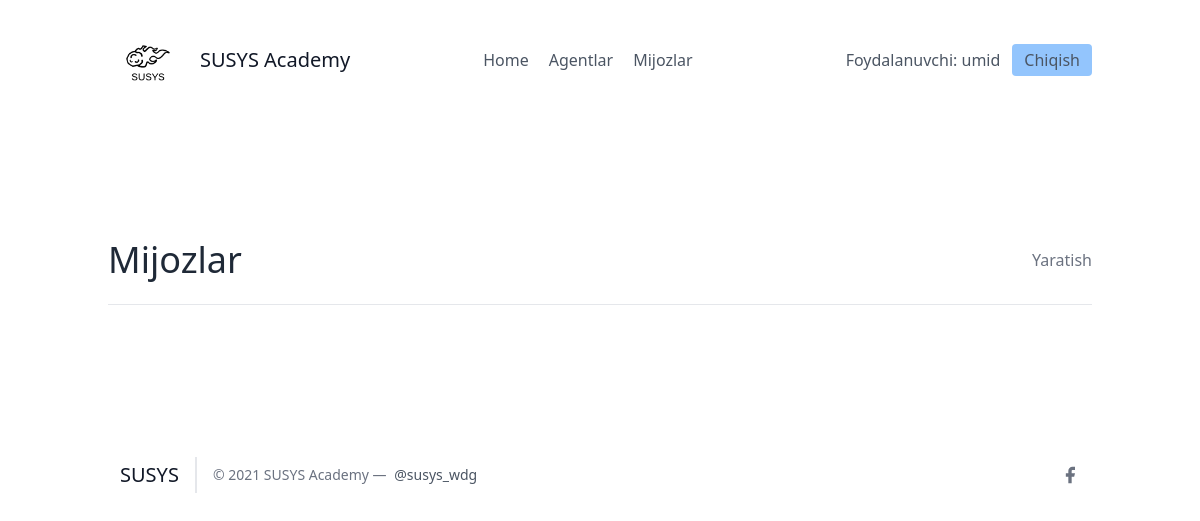
/leads/ (signed in), run on an earlier commit of the app's database.
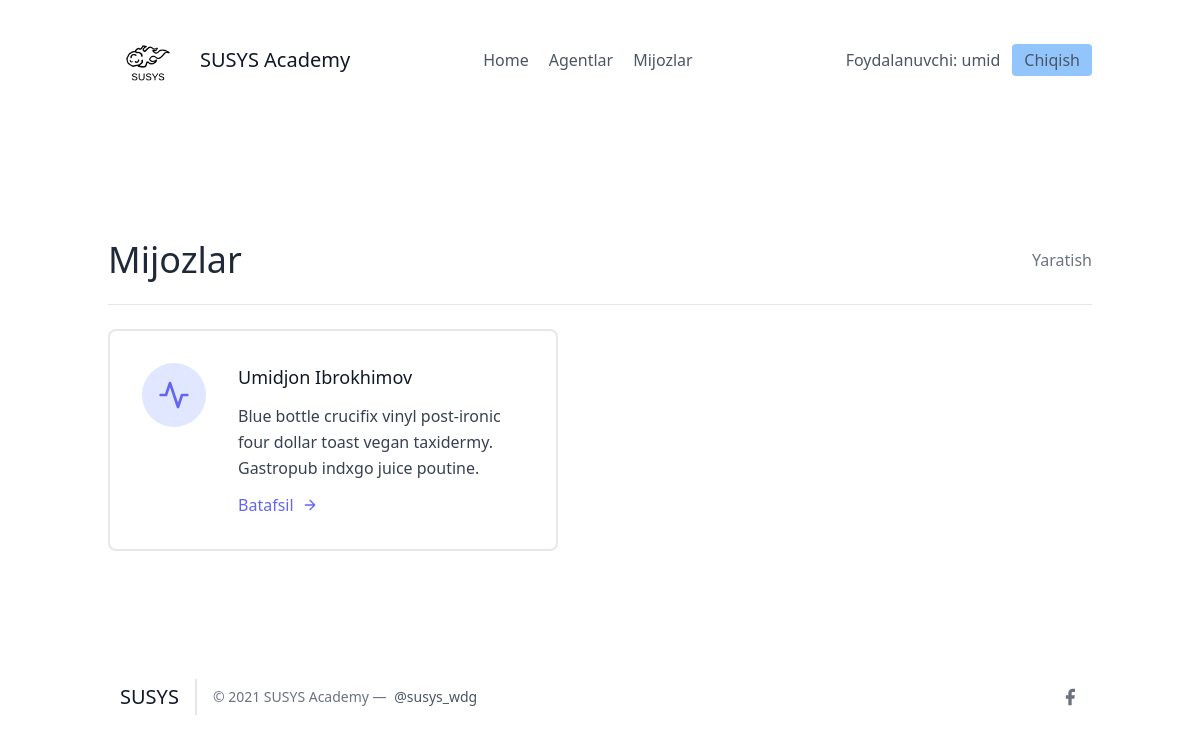
And on a later commit of the database.
### leads/models.py (models this page shows, shortened)
class Lead(models.Model):
    ismi = models.CharField(max_length=20)
    familiyasi = models.CharField(max_length=20)
    yoshi = models.IntegerField(default=0)
    organisation = models.ForeignKey(UserProfile, on_delete=models.CASCADE)
    agent = models.ForeignKey("Agent", null=True, blank=True, on_delete=models.SET_NULL)

### leads/views.py (the view)
# urls.py: path('', LeadListView.as_view(), name="lead-list"),
class LeadListView(LoginRequiredMixin, ListView):
    template_name = "leads/leads_list.html"
    context_object_name = "leads"
    def get_queryset(self):
        user = self.request.user
        if user.is_organisor:
            queryset = Lead.objects.filter(organisation=user.userprofile)
        else:
            queryset = Lead.objects.filter(organisation=user.agent.organisation)
            queryset = queryset.filter(agent__user = self.request.user)
        return queryset
    def get_context_data(self, **kwargs):
        context = super(LeadListView, self).get_context_data(**kwargs)
        user = self.request.user
        if user.is_organisor:
            queryset = Lead.objects.filter(
                organisation = user.userprofile,
                agent__isnull = True
            )
            context.update({
                "unassigned_leads": queryset
            })
        return context

### leads/templates/leads/leads_list.html (shortened to what this page needs)
{% extends "base.html" %}
{% block content %}
<section class="text-gray-700 body-font">
    <div class="container px-5 py-24 mx-auto flex flex-wrap">
        <div class="w-full mb-6 py-6 flex justify-between items-center border-b border-gray-200">
            <div>
                <h1 class="text-4xl text-gray-800">Mijozlar</h1>
            </div>
            {% if request.user.is_organisor %}
            <div>
                <a class="text-gray-500 hover:text-blue-500" href="{% url 'leads:lead-create' %}">
                    Yaratish
                </a>
            </div>
            {% endif %}
        </div>
        <div class="flex flex-wrap -m-4">
            {% for lead in leads %}
            <div class="p-4 lg:w-1/2 md:w-full">
                <div class="flex border-2 rounded-lg border-gray-200 p-8 sm:flex-row flex-col">
                    <div class="w-16 h-16 sm:mr-8 sm:mb-0 mb-4 inline-flex items-center justify-center rounded-full bg-indigo-100 text-indigo-500 flex-shrink-0">
                        <svg fill="none" stroke="currentColor" stroke-linecap="round" stroke-linejoin="round" stroke-width="2" class="w-8 h-8" viewBox="0 0 24 24">
                            <path d="M22 12h-4l-3 9L9 3l-3 9H2"></path>
                        </svg>
                    </div>
                    <div class="flex-grow">
                        <h2 class="text-gray-900 text-lg title-font font-medium mb-3">
                            {{ lead.ismi }} {{ lead.familiyasi }}
                        </h2>
                        <p class="leading-relaxed text-base">
                            Blue bottle crucifix vinyl post-ironic four dollar toast vegan taxidermy. Gastropub indxgo juice poutine.
                        </p>
                        <a href="{% url 'leads:detallar' lead.pk %}" class="mt-3 text-indigo-500 inline-flex items-center">
                            Batafsil
                            <svg fill="none" stroke="currentColor" stroke-linecap="round" stroke-linejoin="round" stroke-width="2" class="w-4 h-4 ml-2" viewBox="0 0 24 24">
                                <path d="M5 12h14M12 5l7 7-7 7"></path>
                            </svg>
                        </a>
                    </div>
                </div>
            </div>
            {% endfor %}
        </div>
    </div>
</section>
{% endblock content %}

What changed in the data, as far as the page shows it:
added Lead: ismi "Umidjon", familiyasi "Ibrokhimov"
